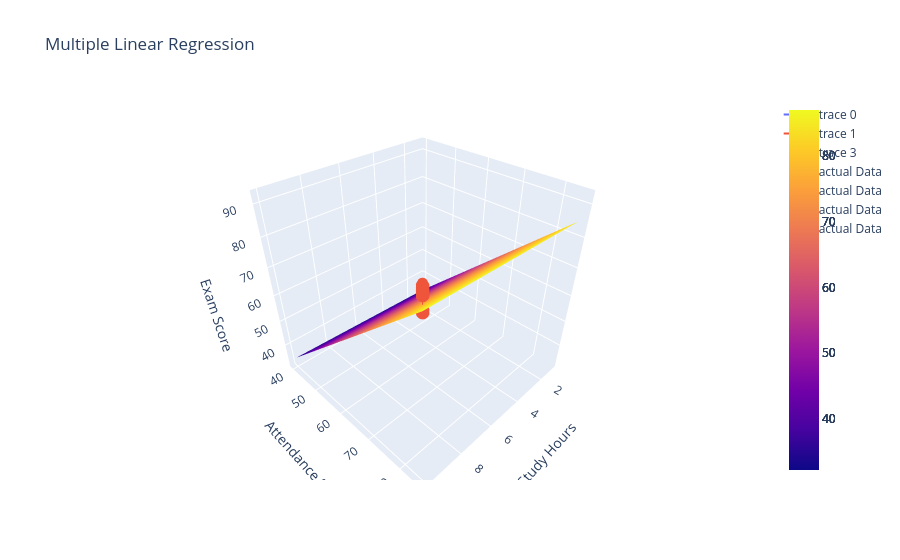

The notebook cell saved with this chart:
### Code cell
fig.add_trace(
    go.Scatter3d(
        x=x1, y=x2, z=y, mode="markers", marker=dict(size=6), name="actual Data"
    )
)
fig.add_trace(
    go.Surface(x=x1_grid, y=x2_grid, z=y_grid, opacity=0.6, name="Regression Plane")
)
fig.update_layout(
    title="Multiple Linear Regression",
    scene=dict(
        xaxis_title="Study Hours", yaxis_title="Attendance %", zaxis_title="Exam Score"
    ),
)
fig.show()
